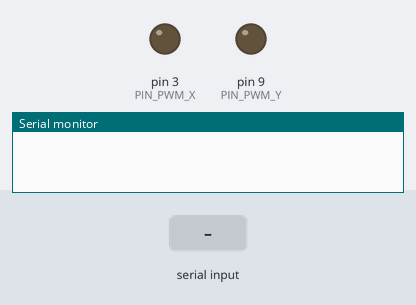
This sketch was run on a simulated Arduino Uno, built with avr-gcc and run on an emulated ATmega328P. On the bench: output pins drawn as LEDs (lit = HIGH), the last lines printed to the serial monitor. Inputs (shaded band) come from the test bench.

Above: at 1.2 s.
1.3 s: "1" received over Serial
At 2.2 s:
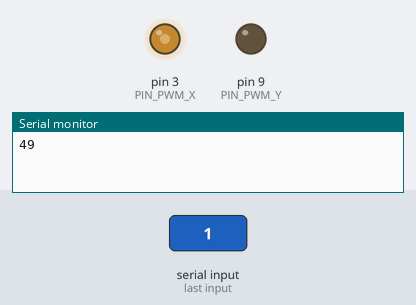
2.8 s: "0" received over Serial
At 3.3 s:
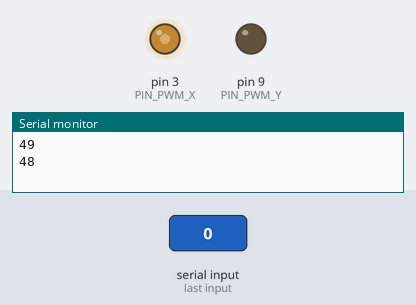
Timing chart, 0 to 5.8 s (numbered marks = the images above; inputs shaded):
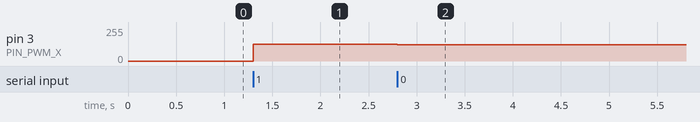

Measured:
- after the input at 1.3 s, pin 3 (PIN_PWM_X): 0/255 → 124/255 at once
- after the input at 2.8 s, pin 3 (PIN_PWM_X): 124/255 → 122/255 at once

The sketch:

nedo.ino
```cpp
const int PIN_PWM_X = 3;
const int PIN_PWM_Y = 9;
String cmd;
void setup() {
  Serial.begin( 9600 );     // シリアル通信を初期化する。通信速度は9600bps
  analogWrite( PIN_PWM_X, (int)(50/100*255));
  analogWrite( PIN_PWM_Y, (int)(50/100*255));
}

void loop() {

  // 受信データがあった時だけ、処理を行う
  if ( Serial.available() ) {       // 受信データがあるか？
    uint8_t data = Serial.read();
    if (data <= 100){
      uint8_t X = data;
      Serial.println(data);
      analogWrite( PIN_PWM_X, (int)((X*255)/100));
    }else if (data <= 200){
      uint8_t Y = data - 100;
      analogWrite( PIN_PWM_Y, (int)((Y*255)/100));
    }
  }
}
```
